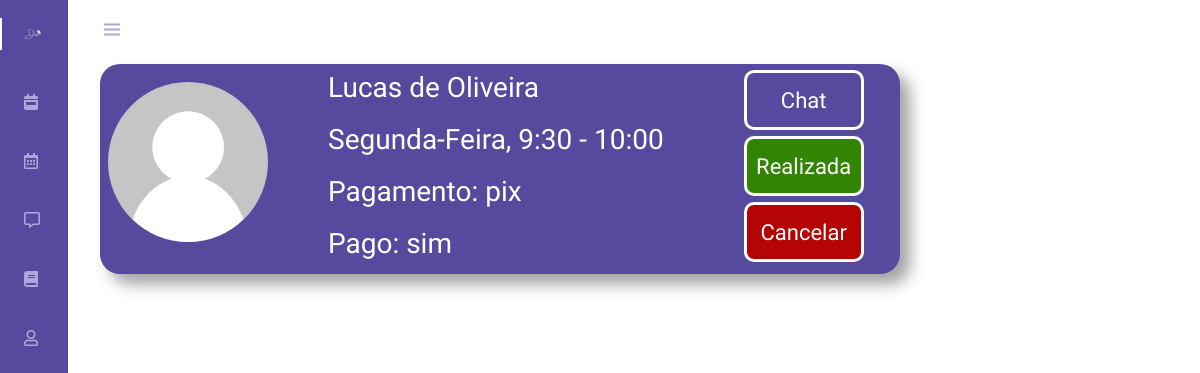
Page /realizadas.php (signed in) on the committed database.
### tables this page shows
CREATE TABLE `cad_usuario` (
  `nome` varchar(50) NOT NULL,
  `nascimento` char(10) NOT NULL,
  `telefone` char(19) DEFAULT NULL,
  `sexo` char(1) DEFAULT NULL,
  `email` varchar(30) NOT NULL,
  `senha` char(40) NOT NULL,
  `cpf` char(14) NOT NULL,
  `cep` char(9) NOT NULL,
  `estado` char(2) DEFAULT NULL,
  `foto` varchar(100) DEFAULT NULL,
  `rg` varchar(15) NOT NULL,
  `status` varchar(30) NOT NULL,
  `desativada` int(11) DEFAULT NULL,
  `unique_id` varchar(200) NOT NULL
);

CREATE TABLE `consulta` (
  `id_consulta` int(11) NOT NULL,
  `horario` varchar(100) NOT NULL,
  `id_psic` int(11) NOT NULL,
  `id_user` int(11) NOT NULL,
  `realizada` int(11) DEFAULT NULL,
  `tipo_pagamento` varchar(20) DEFAULT NULL,
  `pago` varchar(3) DEFAULT NULL
);

### realizadas.php (the view, shortened to what this page needs)
<?php
    require_once 'conexao.php';
        $id = $_SESSION['unique_id'];
?>
<!DOCTYPE html>
<html lang="en">
<head>
    <link rel="stylesheet" href="css/navbar.css">
    <link rel="stylesheet" href="css/marcada.css">
    <link rel="stylesheet" href="https://cdnjs.cloudflare.com/ajax/libs/font-awesome/5.15.2/css/all.min.css">
    <link href='https://unpkg.com/boxicons@2.0.7/css/boxicons.min.css' rel='stylesheet'>
</head>
<body id="body-pd">
    <header class="header" id="header">
        <div class="header__toggle">
        <i class='bx bx-menu' id="header-toggle"></i>
        </div>
        <div class="header__img">
            <img src="assets/img/perfil.jpg" alt="">
        </div>
    </header>
    <div class="l-navbar" id="nav-bar">
    <nav class="nav">
            <div>
                <a href="index.php" class="nav__logo active">
                    <img class = "logo" src="assets/logo.png" alt="">
                </a>
                <div class="nav__list">
                    <a href="dashboard.php" class="nav__link ">
                    <i class="fas fa-calendar-week"></i>
                    </a>
                    <a href="agenda.php" class="nav__link">
                    <i class="far fa-calendar-alt"></i>
                    </a>
                    <a href="chat/users.php" class="nav__link">
                    <i class="far fa-comment-alt"></i>
                    </a>
                    <a href="sobre.php" class="nav__link">
                    <i class="fas fa-book"></i>
                    </a>
                    <a href="perfil_psic.php" class="nav__link">
                    <i class="far fa-user"></i>
                    </a>
                </div>
            </div>
        </nav>
    </div>
    <?php
    $acha = mysqli_query($conn, "SELECT u.nome, u.foto, u.unique_id, c.id_user, c.id_consulta, c.horario, c.realizada, c.id_psic, c.pago, c.tipo_pagamento FROM cad_usuario AS u INNER JOIN consulta AS c ON u.unique_id = c.id_user  WHERE id_psic = '$id' AND realizada = 1");
        while($consul = mysqli_fetch_array($acha)){
            echo "<div class='pacientes'>
            <div class='card'>
                <div class='col1'>
                <img src='imagens/user.png' alt='imagens'>
                </div>
                <div class='col2'>
                <p>$consul[nome]</p>
                <p>$consul[horario]</p>
                <p>Pagamento: $consul[tipo_pagamento]</p>
                <p>Pago: $consul[pago]</p>
                </div>
                <div class='col3'>
                <a href='chat/chat.php?user_id=$consul[id_user]'><button class='chat'>Chat</button></a>
                <form action='process/up_consultas.php' method='POST'>
                    <input type='hidden' name='realizada' value='$consul[id_consulta]'>
                    <input type='submit' class='realizada' value='Realizada'>
                </form>
                <form action='process/delete_consultas.php' method='POST'>
                    <input type='hidden' name='cancelada' value='$consul[id_consulta]'>
                    <input type='submit' class='cancelada' value='Cancelar'>
                </form>
                </div>
            </div>
        </div>";
        }
    ?>
</body>
</html>

### css/navbar.css (style rules this page uses)
:root { --header-height: 3rem; --nav-width: 68px; --first-color: #4723D9; --first-color-light: #AFA5D9; --white-color: #ffffff; --normal-font-size: 1rem; --z-fixed: 100; --cor-principal: #564a9e; --cor-texto: #d9d9d9; --cor-titulo: #FFFFFF; --fonte-titulo: 'Antonio', sans-serif; --fonte-texto: 'Oswald', sans-serif; }
*,::before,::after { box-sizing: border-box; }
body { position: relative; margin: var(--header-height) 0 0 0; padding: 0 1rem; font-family: var(--fonte-texto); font-size: var(--normal-font-size); transition: .5s; }
a { text-decoration: none; }
.header { width: 100%; height: var(--header-height); position: fixed; top: 0; left: 0; display: flex; align-items: center; justify-content: space-between; padding: 0 1rem; background-color: transparent; z-index: var(--z-fixed); transition: .5s; }
.header__toggle { color: var(--first-color-light); font-size: 1.5rem; cursor: pointer; }
.header__img { width: 35px; height: 35px; display: flex; justify-content: center; border-radius: 50%; overflow: hidden; }
.header__img img { width: 40px; }
.l-navbar { position: fixed; top: 0; left: -30%; width: var(--nav-width); height: 100vh; background-color: var(--cor-principal); padding: .5rem 1rem 0 0; transition: .5s; z-index: var(--z-fixed); }
.nav { height: 100%; display: flex; flex-direction: column; justify-content: space-between; overflow: hidden; }
.nav .logo { width: 20px; }
.nav__logo, .nav__link { display: grid; grid-template-columns: max-content max-content; align-items: center; column-gap: 1rem; padding: .5rem 0 .5rem 1.5rem; }
.nav__logo { margin-bottom: 2rem; }
.nav__link { position: relative; color: var(--first-color-light); margin-bottom: 1.5rem; transition: .3s; }
.active { color: var(--white-color); }
.active::before { content: ''; position: absolute; left: 0; width: 2px; height: 32px; background-color: var(--white-color); }
@media screen and (min-width: 768px) { body { margin: calc(var(--header-height) + 1rem) 0 0 0; padding-left: calc(var(--nav-width) + 2rem); } }
@media screen and (min-width: 768px) { .header { height: calc(var(--header-height) + 1rem); padding: 0 2rem 0 calc(var(--nav-width) + 2rem); } }
@media screen and (min-width: 768px) { .header__img { width: 40px; height: 40px; } }
@media screen and (min-width: 768px) { .header__img img { width: 45px; } }
@media screen and (min-width: 768px) { .l-navbar { left: 0; padding: 1rem 1rem 0 0; } }

### css/marcada.css (style rules this page uses)
:root { --cor-principal: #564a9e; --cor-texto: #d9d9d9; --cor-titulo: #FFFFFF; --fonte-titulo: 'Antonio', sans-serif; --fonte-texto: 'Oswald', sans-serif; }
.pacientes { display: flex; flex-direction: row; margin-top: 20px; }
.pacientes .card { background: var(--cor-principal); width: 800px; height: 210px; display: flex; border-radius: 20px; box-shadow: 10px 10px 15px #33333374; margin-right: 20px; }
.pacientes .card img { width: 160px; height: 160px; border-radius: 50%; margin-left: 8px; margin-top: 18px; margin-right: 60px; }
.pacientes .card p { margin-top: 12px; margin-right: 80px; font-family: var(--fonte-texto); font-size: 28px; line-height: 24px; color: var(--cor-titulo); }
.realizada, .cancelada, .chat { width: 120px; height: 60px; font-family: var(--fonte-texto); color: var(--cor-titulo); border: 3px solid var(--cor-titulo); font-size: 22px; margin-right: 10px; margin-top: 6px; display: block; border-radius: 10px; cursor: pointer; }
.realizada { background: #328403; }
.cancelada { background: #b40404; }
.chat { background: var(--cor-principal); }

### rows in the picture
cad_usuario: nome "Lucas de Oliveira", consulta.horario "Segunda-Feira, 9:30 - 10:00", consulta.tipo_pagamento "pix", consulta.pago "sim"
